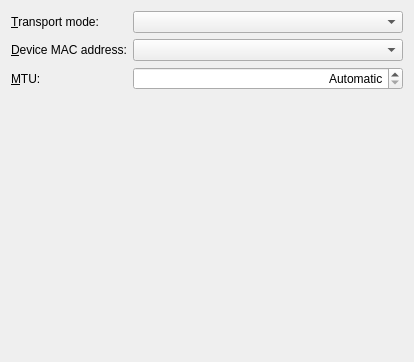
<?xml version="1.0" encoding="UTF-8"?>
<ui version="4.0">
 <author>Lukáš Tinkl &lt;ltinkl@redhat.com&gt;</author>
 <class>InfinibandWidget</class>
 <widget class="QWidget" name="InfinibandWidget">
  <property name="geometry">
   <rect>
    <x>0</x>
    <y>0</y>
    <width>414</width>
    <height>362</height>
   </rect>
  </property>
  <layout class="QFormLayout" name="formLayout">
   <item row="0" column="0">
    <widget class="QLabel" name="label">
     <property name="text">
      <string>&amp;Transport mode:</string>
     </property>
     <property name="buddy">
      <cstring>transport</cstring>
     </property>
    </widget>
   </item>
   <item row="0" column="1">
    <widget class="KComboBox" name="transport">
     <property name="sizePolicy">
      <sizepolicy hsizetype="MinimumExpanding" vsizetype="Fixed">
       <horstretch>0</horstretch>
       <verstretch>0</verstretch>
      </sizepolicy>
     </property>
    </widget>
   </item>
   <item row="1" column="0">
    <widget class="QLabel" name="label_2">
     <property name="text">
      <string>&amp;Device MAC address:</string>
     </property>
     <property name="buddy">
      <cstring>macAddress</cstring>
     </property>
    </widget>
   </item>
   <item row="1" column="1">
    <widget class="HwAddrComboBox" name="macAddress">
     <property name="sizePolicy">
      <sizepolicy hsizetype="MinimumExpanding" vsizetype="Fixed">
       <horstretch>0</horstretch>
       <verstretch>0</verstretch>
      </sizepolicy>
     </property>
    </widget>
   </item>
   <item row="2" column="0">
    <widget class="QLabel" name="label_4">
     <property name="text">
      <string>&amp;MTU:</string>
     </property>
     <property name="buddy">
      <cstring>mtu</cstring>
     </property>
    </widget>
   </item>
   <item row="2" column="1">
    <widget class="KIntSpinBox" name="mtu">
     <property name="sizePolicy">
      <sizepolicy hsizetype="MinimumExpanding" vsizetype="Fixed">
       <horstretch>0</horstretch>
       <verstretch>0</verstretch>
      </sizepolicy>
     </property>
     <property name="alignment">
      <set>Qt::AlignRight|Qt::AlignTrailing|Qt::AlignVCenter</set>
     </property>
     <property name="specialValueText">
      <string>Automatic</string>
     </property>
     <property name="suffix">
      <string> bytes</string>
     </property>
     <property name="maximum">
      <number>9999</number>
     </property>
    </widget>
   </item>
  </layout>
 </widget>
 <customwidgets>
  <customwidget>
   <class>KIntSpinBox</class>
   <extends>QSpinBox</extends>
   <header>knuminput.h</header>
  </customwidget>
  <customwidget>
   <class>KComboBox</class>
   <extends>QComboBox</extends>
   <header>kcombobox.h</header>
  </customwidget>
  <customwidget>
   <class>HwAddrComboBox</class>
   <extends>QComboBox</extends>
   <header>hwaddrcombobox.h</header>
  </customwidget>
 </customwidgets>
 <tabstops>
  <tabstop>transport</tabstop>
  <tabstop>macAddress</tabstop>
  <tabstop>mtu</tabstop>
 </tabstops>
 <resources/>
 <connections/>
</ui>
